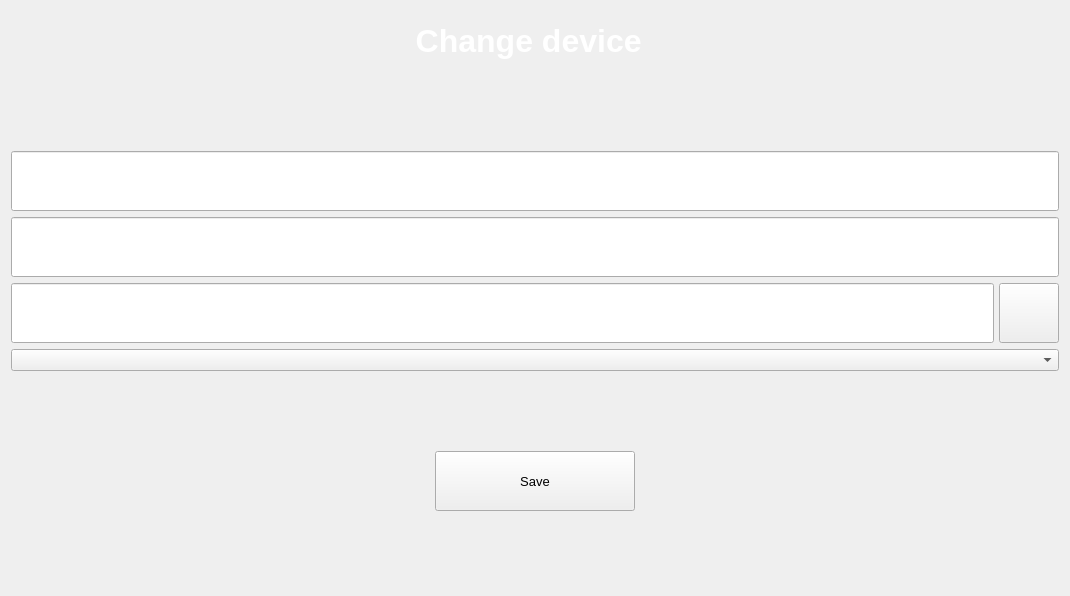
         <widget class="QWidget" name="change_device_page">
          <layout class="QVBoxLayout" name="verticalLayout_4">
           <item>
            <layout class="QHBoxLayout" name="horizontalLayout_10">
             <item>
              <widget class="QLabel" name="label_6">
               <property name="font">
                <font>
                 <pointsize>24</pointsize>
                 <weight>75</weight>
                 <bold>true</bold>
                </font>
               </property>
               <property name="styleSheet">
                <string notr="true">QLabel {
	color: rgb(255, 255, 255);
background-color: none;
font-weight:bold;
width: 230;
height: 50;
}
QPushButton:hover{
background-color:rgba(255,255,255,30);
}
QPushButton:pressed{
background-color:rgba(255,255,255,70);
}</string>
               </property>
               <property name="text">
                <string>      Change device</string>
               </property>
               <property name="alignment">
                <set>Qt::AlignCenter</set>
               </property>
              </widget>
             </item>
             <item>
              <widget class="QPushButton" name="back_dashdoard_button_2">
               <property name="enabled">
                <bool>true</bool>
               </property>
               <property name="sizePolicy">
                <sizepolicy hsizetype="Minimum" vsizetype="Preferred">
                 <horstretch>0</horstretch>
                 <verstretch>0</verstretch>
                </sizepolicy>
               </property>
               <property name="minimumSize">
                <size>
                 <width>60</width>
                 <height>60</height>
                </size>
               </property>
               <property name="maximumSize">
                <size>
                 <width>60</width>
                 <height>60</height>
                </size>
               </property>
               <property name="styleSheet">
                <string notr="true">background: none;
border: none;</string>
               </property>
               <property name="text">
                <string/>
               </property>
               <property name="icon">
                <iconset resource="res.qrc">
                 <normaloff>:/img/back-button.png</normaloff>:/img/back-button.png</iconset>
               </property>
               <property name="iconSize">
                <size>
                 <width>60</width>
                 <height>60</height>
                </size>
               </property>
               <property name="checkable">
                <bool>false</bool>
               </property>
               <property name="autoExclusive">
                <bool>false</bool>
               </property>
              </widget>
             </item>
            </layout>
           </item>
           <item>
            <spacer name="verticalSpacer_8">
             <property name="orientation">
              <enum>Qt::Vertical</enum>
             </property>
             <property name="sizeHint" stdset="0">
              <size>
               <width>947</width>
               <height>74</height>
              </size>
             </property>
            </spacer>
           </item>
           <item>
            <widget class="QLineEdit" name="device_name_text_2">
             <property name="minimumSize">
              <size>
               <width>0</width>
               <height>60</height>
              </size>
             </property>
             <property name="maximumSize">
              <size>
               <width>16777215</width>
               <height>60</height>
              </size>
             </property>
             <property name="styleSheet">
              <string notr="true">font-size: 16pt;
color: white;
padding-left: 10px;
width: 120;
height: 45;</string>
             </property>
             <property name="alignment">
              <set>Qt::AlignLeading|Qt::AlignLeft|Qt::AlignVCenter</set>
             </property>
             <property name="placeholderText">
              <string>Name</string>
             </property>
            </widget>
           </item>
           <item>
            <widget class="QLineEdit" name="rtsp_string_text_2">
             <property name="minimumSize">
              <size>
               <width>0</width>
               <height>60</height>
              </size>
             </property>
             <property name="maximumSize">
              <size>
               <width>16777215</width>
               <height>60</height>
              </size>
             </property>
             <property name="styleSheet">
              <string notr="true">font-size: 16pt;
color: white;
padding-left: 10px;
width: 120;
height: 45;</string>
             </property>
             <property name="alignment">
              <set>Qt::AlignLeading|Qt::AlignLeft|Qt::AlignVCenter</set>
             </property>
             <property name="placeholderText">
              <string>RTSP string</string>
             </property>
            </widget>
           </item>
           <item>
            <layout class="QHBoxLayout" name="horizontalLayout_9">
             <property name="spacing">
              <number>5</number>
             </property>
             <item>
              <widget class="QLineEdit" name="folder_path_text_2">
               <property name="minimumSize">
                <size>
                 <width>0</width>
                 <height>60</height>
                </size>
               </property>
               <property name="maximumSize">
                <size>
                 <width>16777215</width>
                 <height>60</height>
                </size>
               </property>
               <property name="styleSheet">
                <string notr="true">font-size: 16pt;
color: white;
padding-left: 10px;
width: 120;
height: 45;</string>
               </property>
               <property name="alignment">
                <set>Qt::AlignLeading|Qt::AlignLeft|Qt::AlignVCenter</set>
               </property>
               <property name="placeholderText">
                <string>Path to folder</string>
               </property>
              </widget>
             </item>
             <item>
              <widget class="QPushButton" name="select_folder_2">
               <property name="minimumSize">
                <size>
                 <width>60</width>
                 <height>60</height>
                </size>
               </property>
               <property name="maximumSize">
                <size>
                 <width>60</width>
                 <height>60</height>
                </size>
               </property>
               <property name="font">
                <font>
                 <pointsize>10</pointsize>
                </font>
               </property>
               <property name="text">
                <string/>
               </property>
               <property name="icon">
                <iconset resource="res.qrc">
                 <normaloff>:/img/cursor.png</normaloff>:/img/cursor.png</iconset>
               </property>
               <property name="iconSize">
                <size>
                 <width>30</width>
                 <height>30</height>
                </size>
               </property>
              </widget>
             </item>
            </layout>
           </item>
           <item>
            <widget class="QComboBox" name="comboBox_2"/>
           </item>
           <item>
            <spacer name="verticalSpacer_6">
             <property name="orientation">
              <enum>Qt::Vertical</enum>
             </property>
             <property name="sizeHint" stdset="0">
              <size>
               <width>1048</width>
               <height>74</height>
              </size>
             </property>
            </spacer>
           </item>
           <item>
            <layout class="QHBoxLayout" name="horizontalLayout_8">
             <item>
              <spacer name="horizontalSpacer_8">
               <property name="orientation">
                <enum>Qt::Horizontal</enum>
               </property>
               <property name="sizeHint" stdset="0">
                <size>
                 <width>40</width>
                 <height>20</height>
                </size>
               </property>
              </spacer>
             </item>
             <item>
              <widget class="QPushButton" name="add_new_device_button_2">
               <property name="minimumSize">
                <size>
                 <width>200</width>
                 <height>60</height>
                </size>
               </property>
               <property name="maximumSize">
                <size>
                 <width>200</width>
                 <height>60</height>
                </size>
               </property>
               <property name="font">
                <font>
                 <pointsize>10</pointsize>
                </font>
               </property>
               <property name="text">
                <string>Save</string>
               </property>
               <property name="icon">
                <iconset resource="res.qrc">
                 <normaloff>:/img/save.png</normaloff>:/img/save.png</iconset>
               </property>
              </widget>
             </item>
             <item>
              <spacer name="horizontalSpacer_7">
               <property name="orientation">
                <enum>Qt::Horizontal</enum>
               </property>
               <property name="sizeHint" stdset="0">
                <size>
                 <width>40</width>
                 <height>20</height>
                </size>
               </property>
              </spacer>
             </item>
            </layout>
           </item>
           <item>
            <spacer name="verticalSpacer_7">
             <property name="orientation">
              <enum>Qt::Vertical</enum>
             </property>
             <property name="sizeHint" stdset="0">
              <size>
               <width>947</width>
               <height>74</height>
              </size>
             </property>
            </spacer>
           </item>
          </layout>
         </widget>
